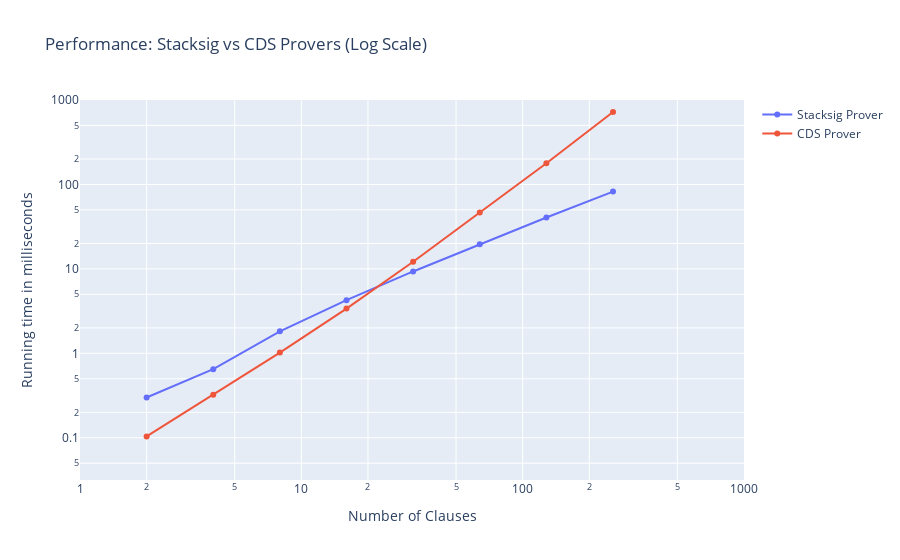

The code cell stored with this chart in its notebook:
### Code cell
fig = go.Figure(
    layout=go.Layout(
        title="Performance: Stacksig vs CDS Provers (Log Scale)",
        xaxis_title="Number of Clauses",
        yaxis_title="Running time in milliseconds"
    )
)

fig.add_trace(
    go.Scatter(x=x[:8], y=y1, mode="lines+markers", name="Stacksig Prover")
)

fig.add_trace(go.Scatter(x=x, y=y2, mode="lines+markers", name="CDS Prover"))


fig.update_xaxes(type="log", range=[0,3])
fig.update_yaxes(type="log", range=[-1.5, 3])

### Figure 1 — Plotly figure (JSON) as saved in the notebook; plotly's stock layout.template omitted (floating-point values rounded to 4 significant figures)
{"data": [{"mode": "lines+markers", "name": "Stacksig Prover", "type": "scatter", "x": [2, 4, 8, 16, 32, 64, 128, 256], "y": [0.3, 0.6489, 1.822, 4.263, 9.326, 19.62, 40.58, 82.24, 165.7, 334.6, 671.8, 1359.0, 2685.0, 5310.0, 10628, 21484, 43705]}, {"mode": "lines+markers", "name": "CDS Prover", "type": "scatter", "x": [2, 4, 8, 16, 32, 64, 128, 256, 512, 1024, 2048, 4096, 8192, 16384, 32768, 65536, 131072], "y": [0.1037, 0.3223, 1.021, 3.39, 12.15, 46.63, 178.1, 721.5, null, null, null, null, null, null, null, null, null]}], "layout": {"title": {"text": "Performance: Stacksig vs CDS Provers (Log Scale)"}, "xaxis": {"range": [0, 3], "title": {"text": "Number of Clauses"}, "type": "log"}, "yaxis": {"range": [-1.5, 3], "title": {"text": "Running time in milliseconds"}, "type": "log"}}}
